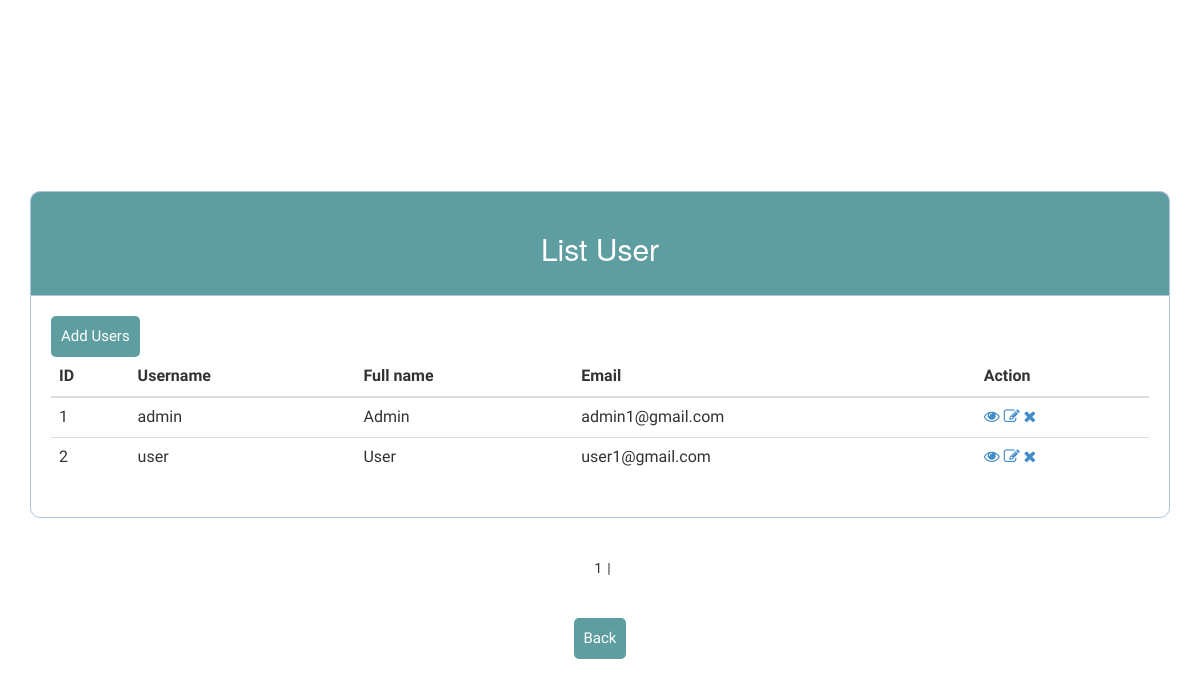
/list.php, run on an earlier commit of the app's database.
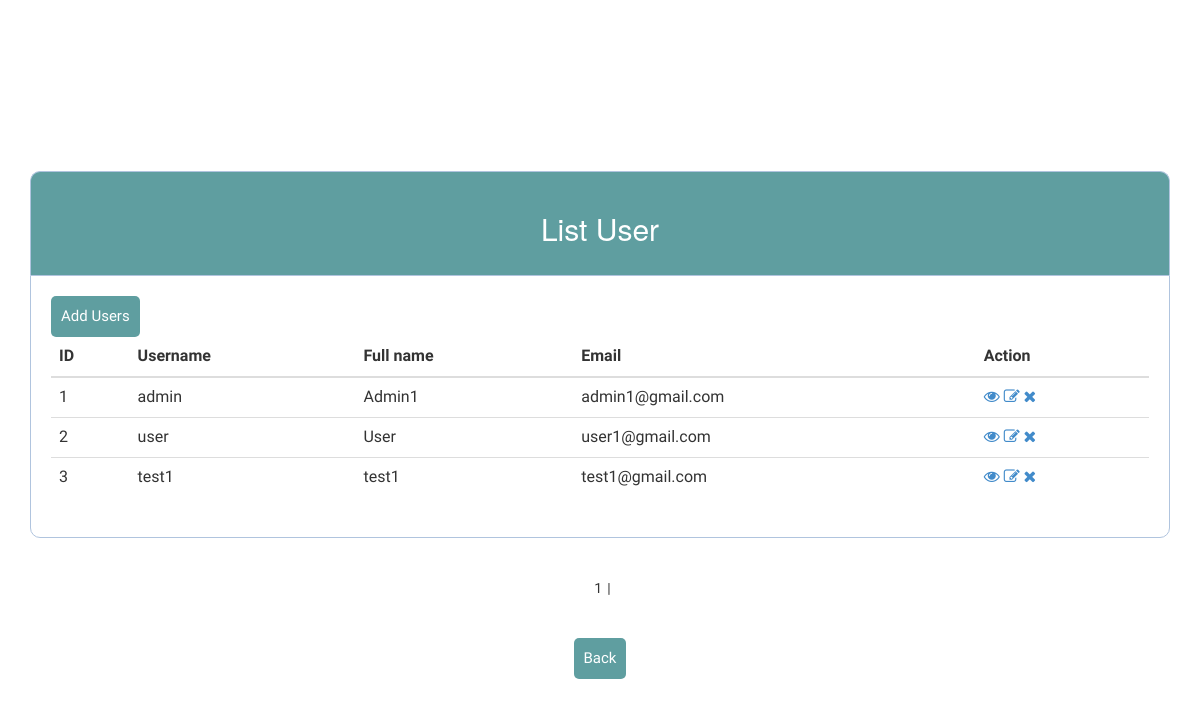
And on a later commit of the database.
### tables this page shows
CREATE TABLE `users` (
  `id` int(11) NOT NULL,
  `username` varchar(100) NOT NULL,
  `fullname` varchar(100) NOT NULL,
  `image` varchar(50) NOT NULL,
  `email` varchar(100) NOT NULL,
  `user_type` varchar(100) NOT NULL,
  `password` varchar(100) NOT NULL
);

### list.php (the view, shortened to what this page needs)
<html>
    <head>
        <link rel="stylesheet" href="public/css/bootstrap.min.css">
        <link rel="stylesheet" href="public/css/font-awesome.min.css">
        <link rel="stylesheet" href="public/css/styles.css">
    </head>
    <body>
		<div class="container">
        <div class="header">
            <h2>List User</h2>
        </div>
        <form >
            <?php
                $conn = mysqli_connect('localhost', 'root', '', 'user');
                $result = mysqli_query($conn, 'select count(id) as total from users');
                $row = mysqli_fetch_assoc($result);
                $total_records = $row['total'];
                $current_page = isset($_GET['page']) ? $_GET['page'] : 1;
                $limit = 3;
                $total_page = ceil($total_records / $limit);
                $start = ($current_page - 1) * $limit;
                $result = mysqli_query($conn, "SELECT * FROM users LIMIT $start, $limit");
            ?>
            <button class="btn btn-success"> <a href="admin.php">Add Users</a></button>
            <table class="table">
                <thead>
					<tr>
						<th scope="col">ID</th>
						<th scope="col">Username</th>
						<th scope="col">Full name</th>
						<th scope="col">Email</th>
						<th scope="col">Action</th>
					</tr>
                </thead>
                <tbody>
                    <?php foreach ($result as $resultItem): ?>
                    <tr scope="row">
                        <td><?php echo $resultItem['id']; ?></td>
                        <td><?php echo $resultItem['username']; ?></td>
                        <td><?php echo $resultItem['fullname']; ?></td>
                        <td><?php echo $resultItem['email']; ?></td>
						<td>
                            <a href="viewUser.php?edit=<?php echo $resultItem['id']; ?>"><i class="fa fa-eye" aria-hidden="true" ></i></a>
							<a href="edit.php?edit=<?php echo $resultItem['id']; ?>"><i class="fa fa-pencil-square-o" aria-hidden="true" ></i></a>
							<a href="deleteUser.php?id=<?php echo $resultItem['id']; ?>"><i class="fa fa-times" aria-hidden="true"></i></a>
						</td>
                    </tr>
                <?php endforeach; ?>
                </tbody>
            </table>
        </form>
        <br/>
        <div class="pagination" style="display: flex; justify-content: center; align-items: center;">
           <?php
            for ($i = 1; $i <= $total_page; $i++){
                if ($i == $current_page){
                    echo '<span style="padding: 0px 5px;">'.$i.'</span> | ';
                }
                else{
                    echo '<a href="list.php?page='.$i.'" style="padding: 0px 5px;">'.$i.'</a> | ';
                }
            }
           ?>
        </div>
        <br/>
        <div class="back" style="text-align: center">
		<button type="button" class="btn btn-info" onClick="javascript:history.go(-1)">Back</button>
        </div>
        </div>
    </body>
</html>

### public/css/styles.css (style rules this page uses)
html, body { background-size: cover; background-repeat: no-repeat; height: 100%; font-family: "Numans", sans-serif; }
a { text-decoration: none; }
.container { height: 100%; align-content: center; }
.header { margin: 50px auto 0px auto; color: white; background-color: #5f9ea0; text-align: center; border: 1px solid #b0c4de; border-bottom: none; border-radius: 10px 10px 0px 0px; padding: 20px 20px 20px 20px; }
form, .content { margin: 0px auto 0px auto; padding: 20px 20px 20px 20px; border: 1px solid #b0c4de; background-color: white; border-radius: 0px 0px 10px 10px; }
.btn { padding: 10px 10px 10px 10px; font-size: 15px; color: white; background-color: #5f9ea0; border: none; border-radius: 5px; }
.pagination { display: flex; justify-content: center; align-items: center; }
.pagination span { padding: 5px 5px 5px 5px; }

### list.php (style rules this page uses)
.btn-success a { color: white; text-decoration: none; }

What changed in the data, as far as the page shows it:
changed users "admin": fullname "Admin" → "Admin1"
added users: id "3", username "test1", fullname "test1", email "test1@gmail.com"
